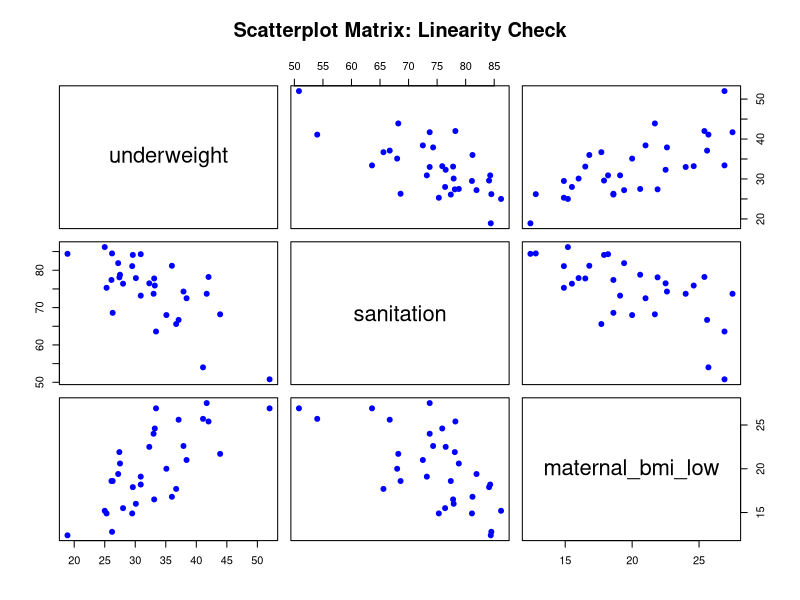
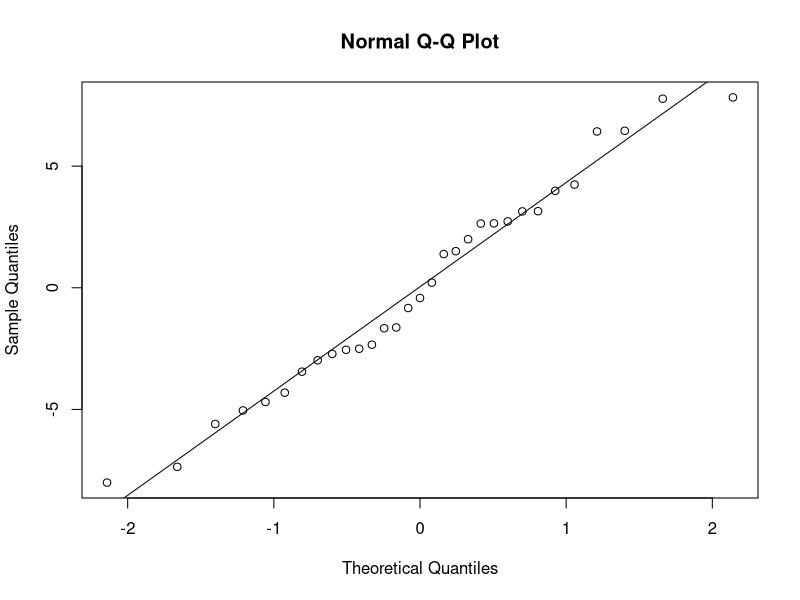
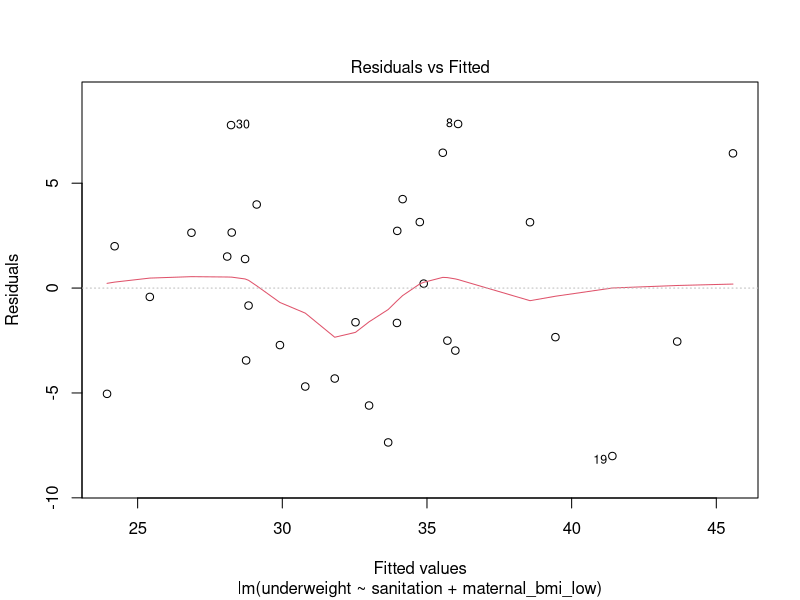
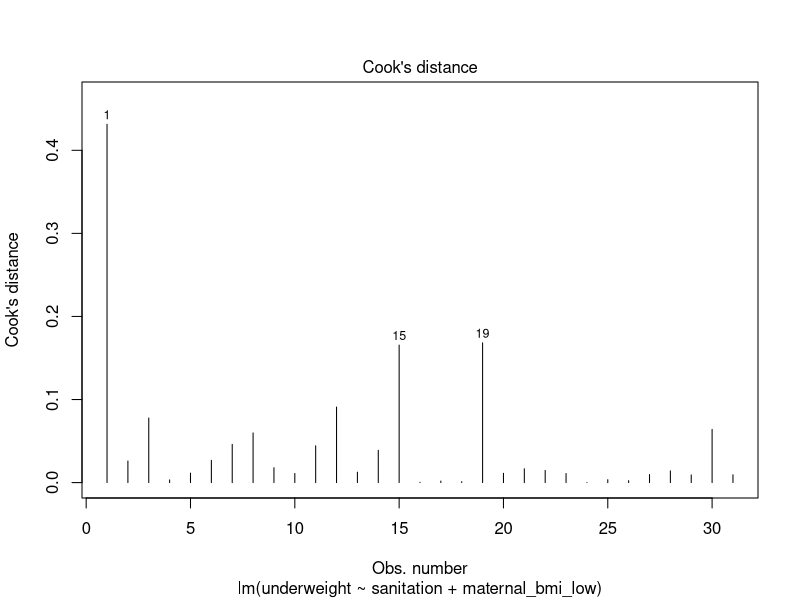

Source code (R) for these figures, in order:
############################################################
# ECON F342 – Applied Econometrics
# FINAL COMPLETE SCRIPT
# Sanitation & Child Underweight – NFHS-5 Telangana
############################################################

############################################################
# SECTION 1: LOAD REQUIRED LIBRARIES
############################################################

# car        → VIF diagnostics
# lmtest     → Breusch-Pagan & RESET tests
# sandwich   → Robust standard errors

library(car)
library(lmtest)
library(sandwich)

############################################################
# SECTION 2: LOAD AND DESCRIBE DATASET
############################################################

# Load NFHS-5 Telangana dataset
nfhs <- read.csv("NFHS-5-TG-Telangana.csv", stringsAsFactors = FALSE)

str(nfhs)

cat("Number of unique districts:",
    length(unique(nfhs$District)), "\n")

############################################################
# DATA DESCRIPTION
#
# Source: National Family Health Survey (NFHS-5)
# Geographic Coverage: Telangana
# Unit of Observation: District
# Total Districts: 31
# Data Type: Cross-sectional (single period)
#
# Variables are district-level percentages.
#
# Objective:
# Examine whether higher sanitation coverage
# is associated with better child nutritional outcomes.
############################################################


############################################################
# SECTION 3: RESHAPE DATA (Long → Wide)
############################################################

nfhs_clean <- nfhs[, c("District", "Indicator", "NFHS.5")]

nfhs_wide <- reshape(nfhs_clean,
                     idvar = "District",
                     timevar = "Indicator",
                     direction = "wide")

colnames(nfhs_wide) <- gsub("NFHS\\.5\\.", "", colnames(nfhs_wide))


############################################################
# SECTION 4: CONSTRUCT FINAL VARIABLES
############################################################

df <- data.frame(
  District = nfhs_wide$District,

  # Dependent Variable:
  # % Children under 5 who are underweight
  underweight = nfhs_wide$`76. Children under 5 years who are underweight (weight-for-age)18 (%)`,

  # Main Explanatory Variable:
  # % Population using improved sanitation facilities
  sanitation = nfhs_wide$`9. Population living in households that use an improved sanitation facility2 (%)`,

  # Key Control Variable:
  # % Women with BMI < 18.5 (maternal undernutrition)
  maternal_bmi_low = nfhs_wide$`78. Women whose Body Mass Index (BMI) is below normal (BMI <18.5 kg/m2)21 (%)`
)

df <- na.omit(df)

# Report rows before/after NA removal for transparency
cat("Rows in wide data:", nrow(nfhs_wide), " | Rows after na.omit(df):", nrow(df), "\n")

############################################################
# VARIABLE JUSTIFICATION
#
# Dependent Variable:
# Underweight captures both chronic and acute malnutrition.
#
# Main Independent Variable:
# Sanitation influences child health via disease exposure
# and environmental contamination pathways.
#
# Control Variable:
# Maternal BMI reflects biological intergenerational
# transmission of malnutrition.
#
# Alternative variables tested previously:
# - Clean fuel
# - Female literacy
# - Drinking water
# - Health insurance
# - Diarrhoea prevalence
#
# These were excluded because:
# - Statistically insignificant
# - Introduced redundancy
# - Reduced efficiency in small sample (n=31)
#
# Final model balances theory + parsimony.
############################################################


############################################################
# SECTION 5: SUMMARY STATISTICS
############################################################

summary(df)


############################################################
# SECTION 6: GRAPH MATRIX (Linearity Check)
############################################################

pairs(df[, -1],
      main = "Scatterplot Matrix: Linearity Check",
      pch = 19,
      col = "blue")

############################################################
# Interpretation:
# Scatterplots indicate approximately linear
# relationships between variables.
############################################################


############################################################
# ECONOMETRIC STRATEGY
############################################################

# Since:
# - Dependent variable is continuous (% underweight)
# - Data are cross-sectional
# - Model is linear in parameters
#
# OLS (Ordinary Least Squares) is appropriate.
#
# Assumptions tested:
# - Linearity
# - No multicollinearity
# - Homoskedasticity
# - Normality of residuals
# - Correct functional form
############################################################


############################################################
# SECTION 7: ESTIMATE FINAL MODEL
############################################################

model_final <- lm(underweight ~ sanitation +
                                  maternal_bmi_low,
                  data = df)

summary(model_final)


############################################################
# SECTION 8: ROBUST STANDARD ERRORS
############################################################

coeftest(model_final,
         vcov = vcovHC(model_final, type = "HC1"))


############################################################
# SECTION 9: MULTICOLLINEARITY CHECK
############################################################

vif(model_final)


############################################################
# SECTION 10: HETEROSKEDASTICITY TEST
############################################################

bptest(model_final)

# If p < 0.05 → heteroskedasticity present
# Robust SE used as corrective measure.


############################################################
# SECTION 11: NORMALITY CHECK
############################################################

qqnorm(residuals(model_final))
qqline(residuals(model_final))
shapiro.test(residuals(model_final))


############################################################
# SECTION 12: FUNCTIONAL FORM TEST (RESET)
############################################################

resettest(model_final)


############################################################
# SECTION 13: NONLINEARITY TEST
############################################################

model_quad <- lm(underweight ~ sanitation +
                                 I(sanitation^2) +
                                 maternal_bmi_low,
                 data = df)

summary(model_quad)

############################################################
# Interpretation:
# sanitation^2 is statistically insignificant.
# RESET test also insignificant.
#
# Therefore linear specification is appropriate.
############################################################


############################################################
# SECTION 14: INFLUENCE DIAGNOSTICS
############################################################

## Cook's distance and influence diagnostics
cooks <- cooks.distance(model_final)
threshold <- 4 / (nrow(df) - length(coef(model_final)))
cat("Cook's distance threshold:", format(threshold, digits = 4), "\n")
high_cooks <- which(cooks > threshold)
if(length(high_cooks) > 0) {
  cat("Observations with high Cook's distance:", paste(high_cooks, collapse = ", "), "\n")
} else {
  cat("No observations exceed Cook's distance threshold.\n")
}
try(plot(model_final, which = c(1,4)), silent = TRUE)


############################################################
# SECTION 15: MODEL FIT STATISTICS
############################################################

cat("R-squared:", summary(model_final)$r.squared, "\n")
cat("Adjusted R-squared:", summary(model_final)$adj.r.squared, "\n")
cat("AIC:", AIC(model_final), "\n")
cat("BIC:", BIC(model_final), "\n")


############################################################
# MODEL SELECTION SUMMARY (DOCUMENTATION OF RESULTS)
############################################################

# Multiple alternative specifications were estimated before
# arriving at the final model. Key results:

# ---------------------------------------------------------
# M1: Full Model (6 regressors)
# Adj R² = 0.507
# AIC = 193.72
# Sanitation (robust p-value) ≈ 0.29  → Not significant
# Interpretation: Over-specified, loss of efficiency.

# ---------------------------------------------------------
# M2: Reduced Core (4 regressors)
# Adj R² = 0.529
# AIC = 190.76
# Sanitation (robust p-value) ≈ 0.27  → Not significant
# Interpretation: Improvement in fit, but sanitation weak.

# ---------------------------------------------------------
# M3: Trimmed Model (3 regressors)
# Adj R² = 0.535
# AIC = 189.52
# Sanitation (robust p-value) ≈ 0.063  → Marginal (10%)
# Interpretation: Cleaner specification, better efficiency.

# ---------------------------------------------------------
# M4: Maternal BMI + Clean Fuel
# Adj R² = 0.592
# AIC = 185.45
# Sanitation (robust p-value) ≈ 0.094  → Marginal
# Interpretation: Best overall fit but sanitation weakened.

# ---------------------------------------------------------
# M5: Institutional Births Model
# Adj R² = 0.536
# AIC = 189.50
# Sanitation (robust p-value) ≈ 0.046  → Significant
# Interpretation: Strong sanitation effect but weaker fit.

# ---------------------------------------------------------
# M7: Interaction Model
# Adj R² = 0.532
# AIC = 189.76
# Interaction term insignificant (p ≈ 0.95)
# Interpretation: No evidence of nonlinear interaction.

# ---------------------------------------------------------
# FINAL MODEL (Sanitation + Maternal BMI)
# Adj R² = 0.580
# AIC = 185.47
# BIC = 191.21
# Sanitation (robust p-value) = 0.021  → Significant at 5%
# Maternal BMI (robust p-value) = 0.004 → Significant

# Why Final Model Chosen:
# - Sanitation statistically significant at 5%
# - Strong biological control included
# - High explanatory power (Adj R² ≈ 0.58)
# - Low AIC (comparable to best model)
# - No multicollinearity (VIF ≈ 1.67)
# - No heteroskedasticity (BP p = 0.275)
# - No misspecification (RESET p = 0.582)
# - Quadratic sanitation insignificant (p = 0.386)
# - Most parsimonious efficient specification
############################################################


############################################################
# IMPORTANT LIMITATION
############################################################

# This model estimates conditional associations.
# Due to cross-sectional design and potential omitted variables,
# results should not be interpreted as strict causal effects.
############################################################
